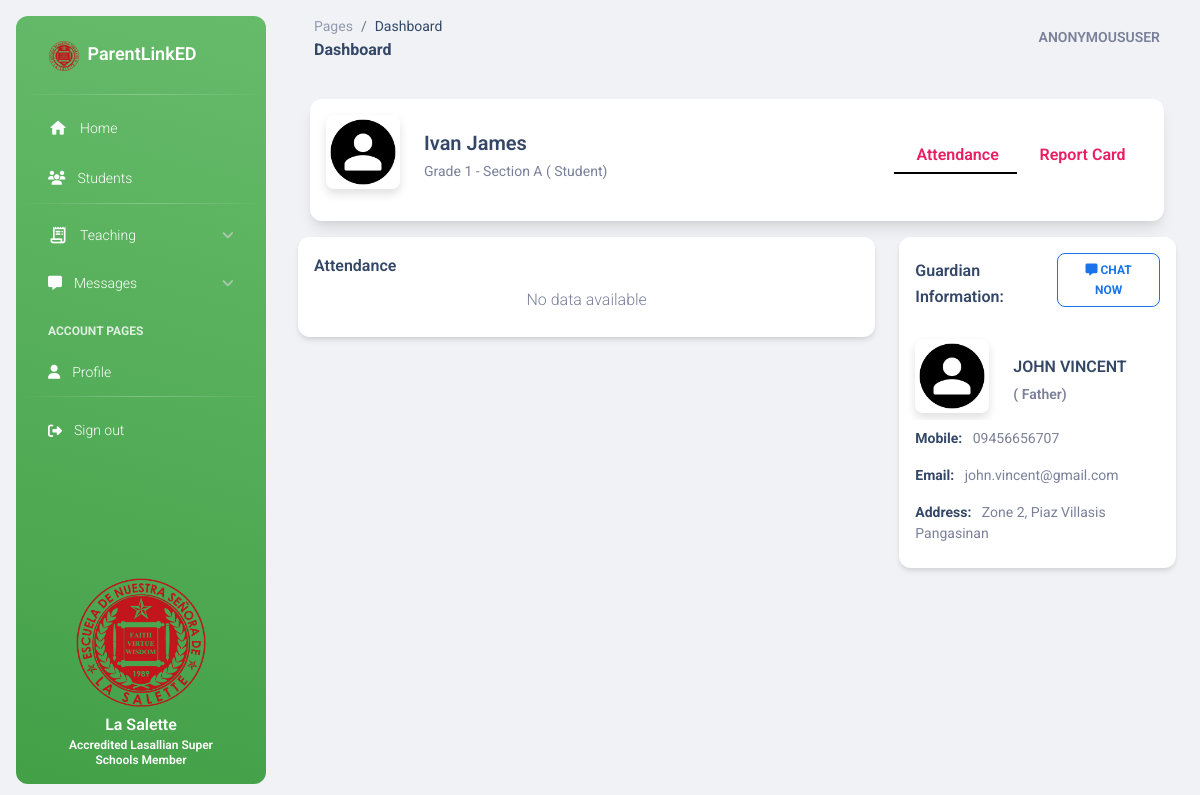
Screenshot of /instructor/student/profile/18-9398-54S/ with the database file from the repository.
### base/models.py (models this page shows, shortened)
class Student(models.Model):
    firstname = models.CharField(max_length=100)
    lastname = models.CharField(max_length=100)
    student_id = models.CharField(max_length=100, null = True, blank = True)
    avatar = models.ImageField(upload_to='avatars/', default = '/default_avatar.png', null = True, blank = True)
    gender = models.CharField(max_length=10, null = True, blank = True)
    age = models.IntegerField(null = True, blank = True)
    year_level_section = models.ForeignKey(YearLevelSection, on_delete=models.CASCADE)
    date_created = models.DateTimeField(auto_now_add=True, null = True, blank = True)

class YearLevelSection(models.Model):
    year_levels = [
        ('Grade 1', 'Grade 1'),
        ('Grade 2', 'Grade 2'),
        ('Grade 3', 'Grade 3'),
        ('Grade 4', 'Grade 4'),
        ('Grade 5', 'Grade 5'),
        ('Grade 6', 'Grade 6'),
    ]
    year_level = models.CharField(max_length=10, choices=year_levels)
    section = models.CharField(max_length=10)
    subjects = models.ManyToManyField(Subject, null=True, blank=True, related_name='year_level_sections')
    instructor = models.ForeignKey(Instructor, on_delete=models.CASCADE, related_name='year_level_sections', null = True, blank = True)
    slug = models.SlugField(max_length=255, unique=True, null=True, blank=True)
    def __str__(self):
        return f"{self.year_level} - {self.section}"

class Guardian(models.Model):
    user = models.OneToOneField(User, on_delete=models.CASCADE)
    student = models.ManyToManyField(Student, related_name='guardians')
    age = models.IntegerField(null = True, blank = True)
    address = models.CharField(max_length=100, null = True, blank = True)
    contact_number = models.CharField(max_length=11, null = True, blank = True)
    gender = models.CharField(max_length=10, null = True, blank = True)
    avatar = models.ImageField(upload_to='avatars/', default = '/default_avatar.png', null = True, blank = True)
    relationship = models.CharField(max_length=100, null = True, blank = True)
    date_created = models.DateTimeField(auto_now_add=True, null = True, blank = True)

### base/view/instructor.py (the view)
# urls.py: path('student/profile/<student_id>/', views.student_profile, name='student_profile'),
def student_profile(request, student_id):
    student = get_object_or_404(Student, student_id=student_id)
    guardians = student.guardians.all()
    attendance = Attendance.objects.filter(student=student)
    grades = Grade.objects.filter(student=student).select_related('subject')
    year_level_section = student.year_level_section
    subjects = year_level_section.subjects.all()
    subjects_with_grades = {grade.subject.id for grade in grades}
    subjects_without_grades = subjects.exclude(id__in=subjects_with_grades)
    context = {
        'student': student,
        'guardians': guardians,
        'attendance': attendance,
        'grades': grades,
        'subjects': subjects,
        'subjects_without_grades': subjects_without_grades,  # Ne
    }
    return render(request, 'base/instructor/student_profile.html', context)

### base/templates/base/instructor/student_profile.html (shortened to what this page needs)
{% extends 'base/instructor/base.html' %}
{% block content %}
<div class="card shadow-lg mx-4 card-profile-bottom">
    <div class="card-body p-3">
        <div class="row gx-4 mb-2">
            <div class="col-auto">
               <div class="avatar avatar-xl position-relative">
                  <img src="{{ student.avatar.url }}" alt="profile_image" class="w-100 border-radius-lg shadow-sm">
               </div>
            </div>
            <div class="col-auto my-auto">
               <div class="h-100">
                  <h5 class="mb-1">
                    {{ student.firstname }} {{ student.lastname}}
                  </h5>
                  <p class="mb-0 font-weight-normal text-sm">
                    {{student.year_level_section }} ( Student)
                  </p>
               </div>
            </div>
            <div class="col-lg-4 col-md-6 my-sm-auto ms-sm-auto me-sm-0 mx-auto mt-3">
                <div class="nav-wrapper position-relative end-0">
                    <ul class="nav nav-fill p-1 flex-row" role="tablist" id="customTabs">
                        <li class="nav-item" role="presentation">
                            <a class="nav-link_ nav-link mb-0 px-0 py-1 active fw-bold" id="attendance-tab" data-bs-toggle="tab" href="#attendance" role="tab" aria-controls="attendance" aria-selected="true">
                                <span class="ms-1">Attendance</span>
                            </a>
                        </li>
                        <li class="nav-item" role="presentation">
                            <a class="nav-link_ nav-link mb-0 px-0 py-1 fw-bold" id="report-card-tab" data-bs-toggle="tab" href="#report-card" role="tab" aria-controls="report-card" aria-selected="false">
                                <span class="ms-1">Report Card</span>
                            </a>
                        </li>
                    </ul>
                </div>
            </div>
        </div>
    </div>
</div>
<div class="tab-content container-fluid">
    <div class="row">
        <div class="col-md-8">
            <div class="tab-pane fade show active" id="attendance" role="tabpanel" aria-labelledby="attendance-tab">
                <div class="card h-auto mt-3" style="max-height: 100vh; overflow: auto;">
                    <div class="card-header pb-0 p-3">
                        <h6 class="mb-0">Attendance</h6>
                    </div>
                    {% if attendance %}
                    <div class="card-body overflow-auto">
                        <div class="table-responsive">
                            <table class="table align-items-center mb-0">
                                <thead>
                                    <tr>
                                        <th class="text-uppercase text-secondary text-xxs font-weight-bolder opacity-7">Subject</th>
                                        <th class="text-uppercase text-center text-secondary text-xxs font-weight-bolder opacity-7 ps-2">Date</th>
                                        <th class="text-center text-uppercase text-secondary text-xxs font-weight-bolder opacity-7">Status</th>
                                    </tr>
                                </thead>
                                <tbody>
                                    {% for a in attendance %}
                                    <tr>
                                        <td><p class="text-sm font-weight-bold mb-0 small">{{ a.subject.name }}</p></td>
                                        <td class="align-middle text-center">
                                            <span class="text-secondary text-sm small font-weight-bold">{{ a.date|date:"l, F j, Y" }}</span>
                                        </td>
                                        <td class="align-middle text-center text-sm small">
                                            {% if a.status == 'present' %}
                                            <span class="badge badge-pill badge-md bg-gradient-success">{{a.status}}</span>
                                            {% else %}
                                            <span class="badge badge-pill badge-md bg-gradient-warning">{{a.status}}</span>
                                            {% endif %}
                                        </td>
                                    </tr>
                                    {% endfor %}
                                </tbody>
                            </table>
                        </div>
                    </div>
                    {% else %}
                    <p class="p-2 text-center"> No data available </p>
                    {% endif %}
                </div>
            </div>
        </div>
        <div class="col-md-4 d-none d-md-block">
            {% for g in guardians %}
            <div class="card h-auto mt-3">
                <div class="card-header pb-0 p-3">
                    <div class="d-flex justify-content-between align-items-center">
                        <h6 class="">Guardian Information: </h6>
                        <a href="{% url 'start-chat' g.user %}" class="btn btn-sm btn-outline-info"><i class="fa fa-message" style="font-size: 12px;"></i> Chat Now</a>
                    </div>
                </div>
                <div class="card-body p-3">
                    <ul class="list-group">
                        <div class="row gx-4">
                            <div class="col-auto">
                                <div class="avatar avatar-xl position-relative">
                                    <img src="{{ g.avatar.url }}" alt="profile_image" class="w-100 border-radius-lg shadow-sm">
                                </div>
                            </div>
                            <div class="col-auto my-auto">
                                <div class="h-100">
                                    <h6 class="mb-1 text-uppercase">{{ g.user.first_name }} {{ g.user.last_name}}</h6>
                                    <p class="mb-0 font-weight-bold text-sm">( {{ g.relationship}})</p>
                                </div>
                            </div>
                        </div>
                        <li class="list-group-item border-0 ps-0 text-sm"><strong class="text-dark">Mobile:</strong> &nbsp; {{ g.contact_number}}</li>
                        <li class="list-group-item border-0 ps-0 text-sm"><strong class="text-dark">Email:</strong> &nbsp; {{ g.user.email }}</li>
                        <li class="list-group-item border-0 ps-0 text-sm"><strong class="text-dark">Address:</strong> &nbsp; {{ g.address }}</li>
                    </ul>
                </div>
            </div>
            {% empty %}
            <div class="alert alert-secondary text-white text-center" role="alert">
                <strong></strong> No guardian assigned
            </div>
            {% endfor %}
        </div>
    </div>
</div>
{% endblock %}

### base/templates/base/instructor/student_profile.html (style rules this page uses)
.nav-link_ { border-bottom: 2px solid transparent; transition: border-bottom 0.3s ease; }
.nav-link_.active { border-bottom: 2px solid #000; }

### rows the page displays
Student: avatar (placeholder picture), firstname "Ivan", lastname "James", year_level_section "Grade 1 - Section A"
Guardian: avatar (placeholder picture), user.first_name "JOHN", user.last_name "VINCENT", relationship "Father", contact_number "09456656707", user.email "john.vincent@gmail.com", address "Zone 2, Piaz Villasis Pangasinan"

### other values shown
{{ request.user }} "ANONYMOUSUSER"
